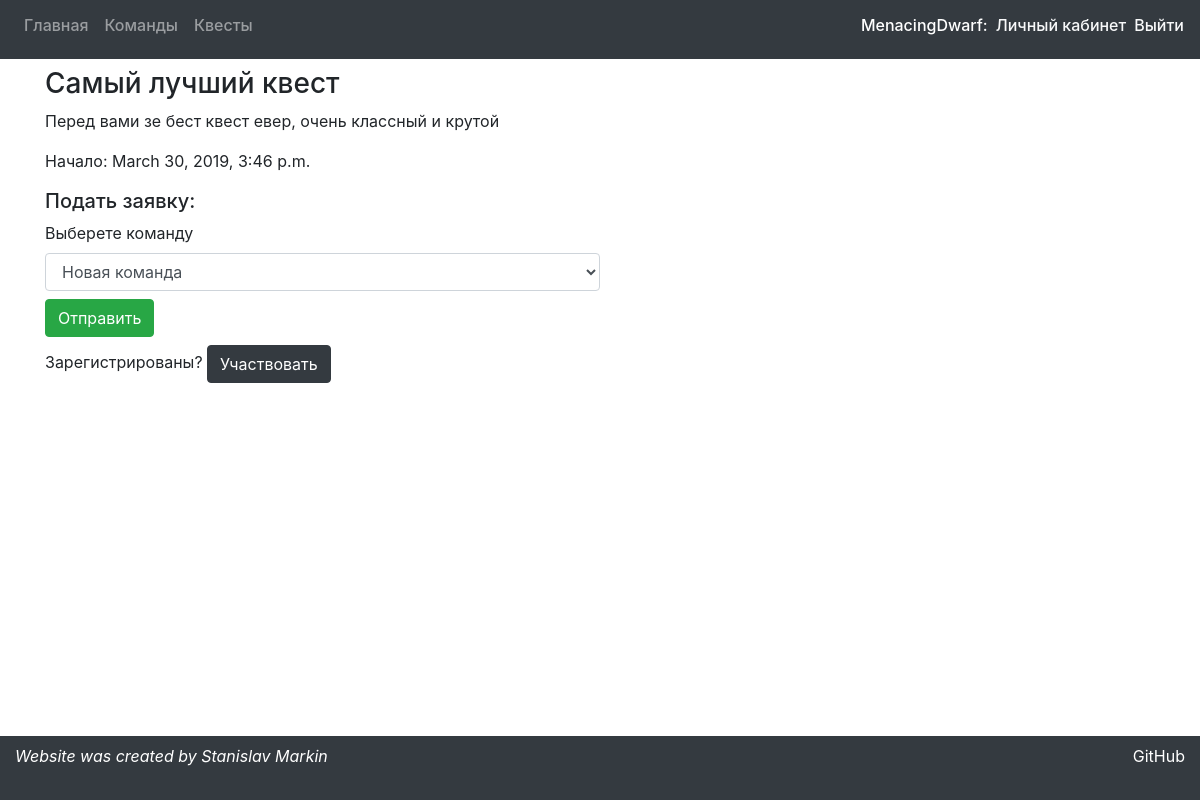
The page /quests/3 (signed in) on the database its author committed.
### preparationApp/models.py (models this page shows, shortened)
class Quest(models.Model):
    title = models.CharField(max_length=30)
    start_date = models.DateTimeField()
    description = models.TextField()
    owner = models.ForeignKey(User, models.CASCADE)

### preparationApp/views.py (the view)
# urls.py: path('quests/<int:quest_id>', views.quest_info, name='quest_info'),
def quest_info(request, quest_id):
    args = make_args(request)
    args['quest'] = models.Quest.objects.get(id=quest_id)
    args['teams'] = list(filter(lambda t: User.objects.get(username=request.user.username) == t.captain,
                                models.Team.objects.all()))
    args['requests'] = list(filter(lambda r: models.Quest.objects.get(id=quest_id) == r.quest,
                                   models.Request.objects.all()))
    return render(request, 'preparationApp/questInfoPage.html', args)

### preparationApp/views.py (called while the page is built)
def make_args(request):
    args = {'message': 'none'}
    if request.session.get('message'):
        args['message'] = request.session.get('message')
        request.session.pop('message')
    return args

### preparationApp/templates/preparationApp/questInfoPage.html (shortened to what this page needs)
{% extends 'preparationApp/mainWrapper.html' %}
{% block content %}
    <h3>{{ quest.title }}</h3>
    <p>{{ quest.description }}</p>
    <p>Начало: {{ quest.start_date }}</p>
    {% if quest.owner.username != user.username %}
        <h5>Подать заявку:</h5>
        <form action="/quests/request" method="post">{% csrf_token %}
            <label for="team-select">Выберете команду</label>
            <select class="form-control w-50 mb-2" name="team" id="team-select">
                {% for team in teams %}
                    <option value="{{ team.id }}">{{ team.title }}</option>
                {% endfor %}
            </select>
            <input type="submit" class="btn btn-success mb-2" value="Отправить">
        </form>
        Зарегистрированы?
        <a class="btn btn-dark" href="/quest/{{ quest.id }}">Участвовать</a>
    {% endif %}
{% endblock %}

### preparationApp/templates/preparationApp/mainWrapper.html (shortened to what this page needs)
<!DOCTYPE html>
<html lang="en">
<head>
    {% load staticfiles %}
    <link rel="stylesheet" href="{% static 'bootstrap/css/bootstrap.css' %}" type="text/css">
</head>
<body>
    <nav class="navbar navbar-expand-lg navbar-dark bg-dark mb-2">
        <div class="collapse navbar-collapse">
            <ul class="navbar-nav">
                <li class="nav-item"><a class="nav-link h6" href="/">Главная</a></li>
                <li class="nav-item"><a class="nav-link h6" href="/teams">Команды</a></li>
                <li class="nav-item"><a class="nav-link h6" href="/quests">Квесты</a></li>
            </ul>
        </div>
        {% if user.is_authenticated %}
            <span class="h6 text-white float-right mr-2">{{ user.username }}: </span>
            <a class="text-light mr-2 h6 float-right" href="/personal">Личный кабинет</a></li>
            <a class="text-light h6 float-right" href="/logout/">Выйти</a></li>
        {% else %}
            <a class="text-light mr-2 h6 float-right" href="/login">Войти</a></li>
            <a class="text-light h6 float-right" href="/register">Регистрация</a></li>
        {% endif %}
    </nav>
    <div class="container">
    {% block content %}
    {% endblock %}
    </div>
    <footer style="height: 4rem;" class="container-fluid fixed-bottom bg-dark text-white pt-2">
		<div class="float-left font-italic ">
			Website was created by Stanislav Markin
		</div>
        <a target="_blank" href="https://github.com/MenacingDwarf/NightQuest" class=" text-white float-right">GitHub</a>
	</footer>
</body>
</html>

### rows shown on the page
Quest: title "Самый лучший квест", description "Перед вами зе бест квест евер, очень классный и крутой", start_date "March 30, 2019, 3:46 p.m."

### other values the page prints
{{ user.username }} "MenacingDwarf"
form field team "Новая команда"
